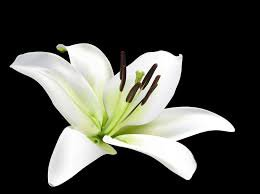
#> input picture 5 Flower Types Classification Dataset/Lilly/079f3fa65a.jpg, 260 x 194 px; its folder holds only this picture in this run
$ python task1.py
#> lines starting #> are read from the running program, lines starting #| are printed output that depends on the picture
import os
import cv2
import hashlib

def load_images_from_folder(folder):
    images = []
    for root, _, files in os.walk(folder):
        for filename in files:
            path = os.path.join(root, filename)
            if os.path.isfile(path) and filename.lower().endswith(('.png', '.jpg', '.jpeg')):
                img = cv2.imread(path)
#> img is the input picture: shape (194, 260, 3); mean B, G, R 65.6, 71.6, 70.8
                if img is not None:
                    images.append((path, img))
    return images

def image_hash(image):
    image = cv2.cvtColor(image, cv2.COLOR_BGR2GRAY)
    resized = cv2.resize(image, (8, 8), interpolation=cv2.INTER_AREA)
    avg = resized.mean()
    hash_val = sum(1 << (i + 8*j) for j, row in enumerate(resized) for i, value in enumerate(row) if value > avg)
    return hashlib.md5(hash_val.to_bytes(8, byteorder='big')).hexdigest()

def find_duplicates(folder):
    images = load_images_from_folder(folder)
#> images = 1 item
    hashes = {}
    duplicates = []

    for path, img in images:
        hash_val = image_hash(img)
        if hash_val in hashes:
            duplicates.append((hashes[hash_val], path))
        else:
            hashes[hash_val] = path
#> this loop made 1 pass
#> (avg in image_hash, hash_val) on pass 1: (70.67, '19443f8fb0a4dd8d26298870684b7b9a')
#> pass 1, in image_hash, `image = cv2.cvtColor(image, cv2.COLOR_BGR2GRAY)`:
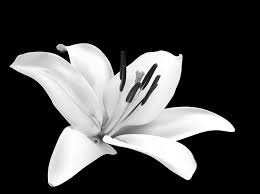
#> image: shape (194, 260); min 0, max 255, mean 70.7
#> after the loop, duplicates = []; hashes = 1 item

    return duplicates

if __name__ == "__main__":
    root_folder = r'C:\Student\practik\task1\Modsen-practice\5 Flower Types Classification Dataset'

    all_duplicates = []
    for subdir in os.listdir(root_folder):
        folder_path = os.path.join(root_folder, subdir)
        if os.path.isdir(folder_path):
            duplicates = find_duplicates(folder_path)
#> duplicates = []
            if duplicates:
                all_duplicates.extend(duplicates)
#> pass 2 of the loop `for subdir in os.listdir(root_folder):`:
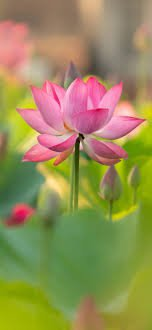
#> input picture 5 Flower Types Classification Dataset/Lotus/04450f2d2e.jpg, 152 x 330 px
#> in load_images_from_folder, img is the input picture: shape (330, 152, 3); mean B, G, R 86, 141.6, 150.4
#> the loop in find_duplicates (call 2), `for path, img in images:` made 1 pass
#> (avg in image_hash, hash_val) on pass 1: (137.9, 'e4792903596be498a4b87c65a9b89721')
#> pass 1, in image_hash (call 2), `image = cv2.cvtColor(image, cv2.COLOR_BGR2GRAY)`:
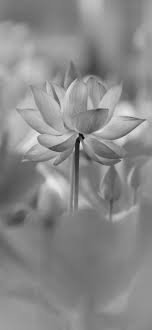
#> image: shape (330, 152); min 3, max 231, mean 137.9

    if all_duplicates:
        print("Duplicates found:")
        for pair in all_duplicates:
            print(f'{pair[0]} and {pair[1]}')
    else:
        print('No duplicates found.')
